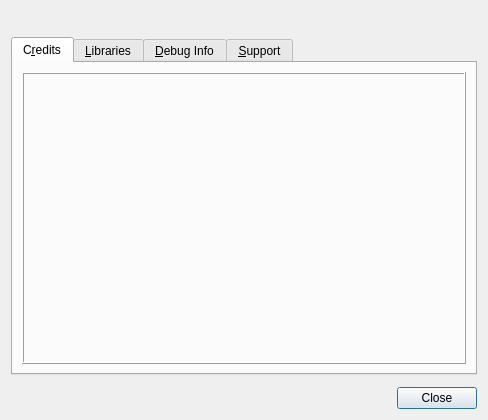
<?xml version="1.0" encoding="UTF-8"?>
<ui version="4.0">
 <class>AboutDialog</class>
 <widget class="QDialog" name="AboutDialog">
  <property name="geometry">
   <rect>
    <x>0</x>
    <y>0</y>
    <width>488</width>
    <height>420</height>
   </rect>
  </property>
  <property name="windowTitle">
   <string>About GCN MemCard Recover</string>
  </property>
  <layout class="QVBoxLayout" name="vboxDialog">
   <property name="spacing">
    <number>12</number>
   </property>
   <item>
    <layout class="QHBoxLayout" name="hboxPrgTitle" stretch="1,2">
     <item>
      <widget class="QLabel" name="lblMcRecoverLogo">
       <property name="sizePolicy">
        <sizepolicy hsizetype="Minimum" vsizetype="Minimum">
         <horstretch>0</horstretch>
         <verstretch>0</verstretch>
        </sizepolicy>
       </property>
       <property name="pixmap">
        <pixmap resource="resources/mcrecover/mcrecover.qrc">:/mcrecover/128x128/mcrecover.png</pixmap>
       </property>
       <property name="alignment">
        <set>Qt::AlignCenter</set>
       </property>
      </widget>
     </item>
     <item>
      <widget class="QLabel" name="lblPrgTitle">
       <property name="alignment">
        <set>Qt::AlignCenter</set>
       </property>
       <property name="textInteractionFlags">
        <set>Qt::LinksAccessibleByKeyboard|Qt::LinksAccessibleByMouse|Qt::TextBrowserInteraction|Qt::TextSelectableByKeyboard|Qt::TextSelectableByMouse</set>
       </property>
      </widget>
     </item>
    </layout>
   </item>
   <item>
    <widget class="QTabWidget" name="tabWidget">
     <property name="currentIndex">
      <number>0</number>
     </property>
     <widget class="QWidget" name="tabCredits">
      <attribute name="title">
       <string>C&amp;redits</string>
      </attribute>
      <layout class="QVBoxLayout" name="vboxCreditsTab">
       <item>
        <widget class="QFrame" name="fraCredits">
         <property name="frameShape">
          <enum>QFrame::Box</enum>
         </property>
         <property name="frameShadow">
          <enum>QFrame::Raised</enum>
         </property>
         <layout class="QVBoxLayout" name="vboxCredits">
          <property name="margin">
           <number>8</number>
          </property>
          <item>
           <widget class="QLabel" name="lblCredits">
            <property name="alignment">
             <set>Qt::AlignLeading|Qt::AlignLeft|Qt::AlignTop</set>
            </property>
            <property name="wordWrap">
             <bool>true</bool>
            </property>
            <property name="openExternalLinks">
             <bool>true</bool>
            </property>
            <property name="textInteractionFlags">
             <set>Qt::LinksAccessibleByKeyboard|Qt::LinksAccessibleByMouse|Qt::TextBrowserInteraction|Qt::TextSelectableByKeyboard|Qt::TextSelectableByMouse</set>
            </property>
           </widget>
          </item>
         </layout>
        </widget>
       </item>
      </layout>
     </widget>
     <widget class="QWidget" name="tabLibraries">
      <attribute name="title">
       <string>&amp;Libraries</string>
      </attribute>
      <layout class="QVBoxLayout" name="vboxLibrariesTab">
       <item>
        <widget class="QFrame" name="fraLibraries">
         <property name="frameShape">
          <enum>QFrame::Box</enum>
         </property>
         <property name="frameShadow">
          <enum>QFrame::Raised</enum>
         </property>
         <layout class="QVBoxLayout" name="vboxLibraries">
          <property name="margin">
           <number>8</number>
          </property>
          <item>
           <widget class="QLabel" name="lblLibraries">
            <property name="alignment">
             <set>Qt::AlignLeading|Qt::AlignLeft|Qt::AlignTop</set>
            </property>
            <property name="openExternalLinks">
             <bool>true</bool>
            </property>
            <property name="textInteractionFlags">
             <set>Qt::LinksAccessibleByKeyboard|Qt::LinksAccessibleByMouse|Qt::TextBrowserInteraction|Qt::TextSelectableByKeyboard|Qt::TextSelectableByMouse</set>
            </property>
           </widget>
          </item>
         </layout>
        </widget>
       </item>
      </layout>
     </widget>
     <widget class="QWidget" name="tabDebugInfo">
      <attribute name="title">
       <string>&amp;Debug Info</string>
      </attribute>
      <layout class="QVBoxLayout" name="vboxDebugInfoTab">
       <item>
        <widget class="QFrame" name="fraDebugInfo">
         <property name="frameShape">
          <enum>QFrame::Box</enum>
         </property>
         <property name="frameShadow">
          <enum>QFrame::Raised</enum>
         </property>
         <layout class="QVBoxLayout" name="vboxDebugInfo">
          <property name="margin">
           <number>8</number>
          </property>
          <item>
           <widget class="QLabel" name="lblDebugInfo">
            <property name="alignment">
             <set>Qt::AlignLeading|Qt::AlignLeft|Qt::AlignTop</set>
            </property>
            <property name="wordWrap">
             <bool>true</bool>
            </property>
            <property name="openExternalLinks">
             <bool>true</bool>
            </property>
            <property name="textInteractionFlags">
             <set>Qt::LinksAccessibleByKeyboard|Qt::LinksAccessibleByMouse|Qt::TextBrowserInteraction|Qt::TextSelectableByKeyboard|Qt::TextSelectableByMouse</set>
            </property>
           </widget>
          </item>
         </layout>
        </widget>
       </item>
      </layout>
     </widget>
     <widget class="QWidget" name="tabSupport">
      <attribute name="title">
       <string>&amp;Support</string>
      </attribute>
      <layout class="QVBoxLayout" name="vboxSupportTab">
       <item>
        <widget class="QFrame" name="fraSupport">
         <property name="frameShape">
          <enum>QFrame::Box</enum>
         </property>
         <property name="frameShadow">
          <enum>QFrame::Raised</enum>
         </property>
         <layout class="QVBoxLayout" name="vboxSupport">
          <property name="margin">
           <number>8</number>
          </property>
          <item>
           <widget class="QLabel" name="lblSupport">
            <property name="alignment">
             <set>Qt::AlignLeading|Qt::AlignLeft|Qt::AlignTop</set>
            </property>
            <property name="wordWrap">
             <bool>true</bool>
            </property>
            <property name="openExternalLinks">
             <bool>true</bool>
            </property>
            <property name="textInteractionFlags">
             <set>Qt::LinksAccessibleByKeyboard|Qt::LinksAccessibleByMouse|Qt::TextBrowserInteraction|Qt::TextSelectableByKeyboard|Qt::TextSelectableByMouse</set>
            </property>
           </widget>
          </item>
         </layout>
        </widget>
       </item>
      </layout>
     </widget>
    </widget>
   </item>
   <item>
    <widget class="QDialogButtonBox" name="buttonBox">
     <property name="orientation">
      <enum>Qt::Horizontal</enum>
     </property>
     <property name="standardButtons">
      <set>QDialogButtonBox::Close</set>
     </property>
    </widget>
   </item>
  </layout>
 </widget>
 <resources>
  <include location="resources/mcrecover/mcrecover.qrc"/>
 </resources>
 <connections>
  <connection>
   <sender>buttonBox</sender>
   <signal>accepted()</signal>
   <receiver>AboutDialog</receiver>
   <slot>accept()</slot>
   <hints>
    <hint type="sourcelabel">
     <x>248</x>
     <y>254</y>
    </hint>
    <hint type="destinationlabel">
     <x>157</x>
     <y>274</y>
    </hint>
   </hints>
  </connection>
  <connection>
   <sender>buttonBox</sender>
   <signal>rejected()</signal>
   <receiver>AboutDialog</receiver>
   <slot>reject()</slot>
   <hints>
    <hint type="sourcelabel">
     <x>316</x>
     <y>260</y>
    </hint>
    <hint type="destinationlabel">
     <x>286</x>
     <y>274</y>
    </hint>
   </hints>
  </connection>
 </connections>
</ui>
